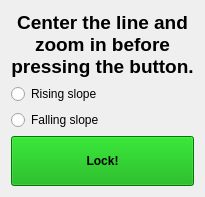
     <widget class="QWidget" name="manual_mode">
      <attribute name="title">
       <string>Manual</string>
      </attribute>
      <layout class="QVBoxLayout" name="verticalLayout_12">
       <item>
        <spacer name="verticalSpacer_2">
         <property name="orientation">
          <enum>Qt::Vertical</enum>
         </property>
         <property name="sizeHint" stdset="0">
          <size>
           <width>20</width>
           <height>0</height>
          </size>
         </property>
        </spacer>
       </item>
       <item>
        <widget class="QLabel" name="label_6">
         <property name="sizePolicy">
          <sizepolicy hsizetype="Preferred" vsizetype="Fixed">
           <horstretch>0</horstretch>
           <verstretch>0</verstretch>
          </sizepolicy>
         </property>
         <property name="text">
          <string>&lt;html&gt;&lt;head/&gt;&lt;body&gt;&lt;p align="center"&gt;&lt;span style=" font-size:14pt; font-weight:600;"&gt;Center the line and zoom in before pressing the button.&lt;/span&gt;&lt;/p&gt;&lt;/body&gt;&lt;/html&gt;</string>
         </property>
         <property name="scaledContents">
          <bool>false</bool>
         </property>
         <property name="alignment">
          <set>Qt::AlignCenter</set>
         </property>
         <property name="wordWrap">
          <bool>true</bool>
         </property>
        </widget>
       </item>
       <item>
        <spacer name="verticalSpacer">
         <property name="orientation">
          <enum>Qt::Vertical</enum>
         </property>
         <property name="sizeHint" stdset="0">
          <size>
           <width>20</width>
           <height>0</height>
          </size>
         </property>
        </spacer>
       </item>
       <item>
        <widget class="QRadioButton" name="button_slope_rising">
         <property name="text">
          <string>Rising slope</string>
         </property>
        </widget>
       </item>
       <item>
        <widget class="QRadioButton" name="button_slope_falling">
         <property name="text">
          <string>Falling slope</string>
         </property>
        </widget>
       </item>
       <item>
        <spacer name="verticalSpacer_3">
         <property name="orientation">
          <enum>Qt::Vertical</enum>
         </property>
         <property name="sizeHint" stdset="0">
          <size>
           <width>20</width>
           <height>0</height>
          </size>
         </property>
        </spacer>
       </item>
       <item>
        <widget class="QPushButton" name="manualLockButton">
         <property name="minimumSize">
          <size>
           <width>0</width>
           <height>50</height>
          </size>
         </property>
         <property name="font">
          <font>
           <weight>75</weight>
           <bold>true</bold>
          </font>
         </property>
         <property name="styleSheet">
          <string notr="true">background: #00aa00</string>
         </property>
         <property name="text">
          <string>Lock!</string>
         </property>
        </widget>
       </item>
      </layout>
     </widget>
